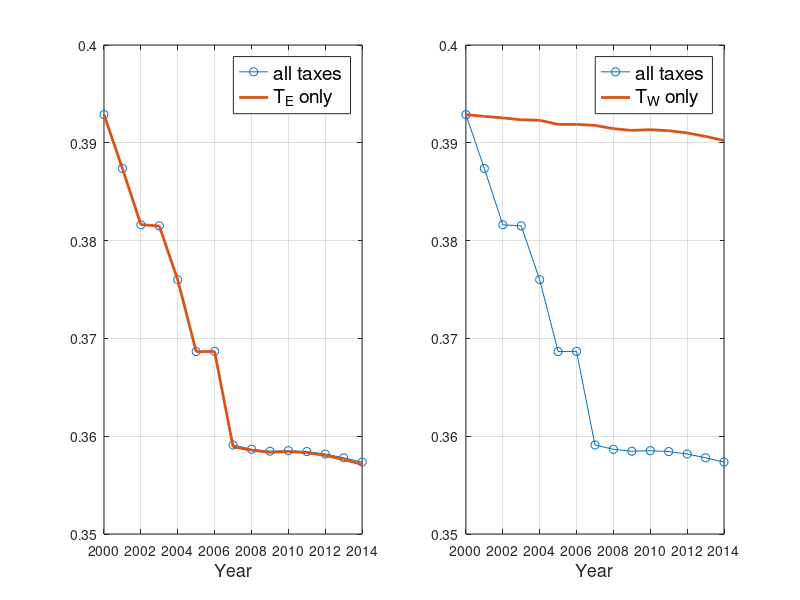

Write MATLAB code to recreate this figure. (Note: this script raises an error after producing the figure.)
%%%%%%%%%%%%%%%%%%%%%%%%%%%%%%%%%%%%%%%%%%%%%%%%%%%%%%%%%%%%%%%%%%%%%%%%%%
% Case benchmark, gamma = 0.97
% see main.m
%%%%%%%%%%%%%%%%%%%%%%%%%%%%%%%%%%%%%%%%%%%%%%%%%%%%%%%%%%%%%%%%%%%%%%%%%%
clear; clc; close all

SaveDir = [pwd '\results\experiments\'];

%% Case benchmark, gamma = 0.97
load gamma097_alltaxes
load gamma097_te_only
load gamma097_tw_only

figure(1)
subplot(1,2,1)
    plot(year_vec,gamma097_alltaxes,'-o',year_vec,gamma097_te_only,'linewidth',2)
    l=legend('all taxes','T_{E} only'); grid on
    set(l,'FontSize',14)
    xlabel('Year','Fontsize',13)
subplot(1,2,2)
    plot(year_vec,gamma097_alltaxes,'-o',year_vec,gamma097_tw_only,'linewidth',2)
    l=legend('all taxes','T_{W} only'); grid on
    set(l,'Fontsize',14)
    xlabel('Year','Fontsize',13)
sgtitle('gamma = 0.97 (baseline)')

print([SaveDir 'alltax_vs_te_gamma097'],'-depsc')


gamma097_alltaxes = gamma097_alltaxes*100;
gamma097_te_only = gamma097_te_only*100;
gamma097_tw_only = gamma097_tw_only*100;

fid=fopen([SaveDir 'sensitivity_gamma097_table.tex'],'w');
fprintf(fid,'\n \\documentclass[12pt]{article}');
fprintf(fid,'\n \\begin{document}');

fprintf(fid,'\n \\begin{table}[h]');
fprintf(fid,'\n \\caption{Decomposing the change in Informality: Benchmark, gamma = 0.97}');
fprintf(fid,'\n \\begin{center}');
fprintf(fid,'\n \\label{results1}');
fprintf(fid,'\n \\begin{tabular}{lccc}');
%fprintf(fid,'\n   \\multicolumn{4}{c}{$\\tau_t$} \\\\');
fprintf(fid,'\n    & 2000 & 2014 & Change \\\\ \\hline');

fprintf(fid,'\n  All taxes &  $%5.2f$ & $%5.2f$ & $%5.2f$ \\\\ ',gamma097_alltaxes(1),gamma097_alltaxes(end),gamma097_alltaxes(end)-gamma097_alltaxes(1));
fprintf(fid,'\n  TE only &  $%5.2f$ & $%5.2f$ & $%5.2f$ \\\\ ',gamma097_te_only(1),gamma097_te_only(end),gamma097_te_only(end)-gamma097_te_only(1));
fprintf(fid,'\n  TW only &  $%5.2f$ & $%5.2f$ & $%5.2f$ \\\\ ',gamma097_tw_only(1),gamma097_tw_only(end),gamma097_tw_only(end)-gamma097_tw_only(1));

fprintf(fid,'\n \\hline');
fprintf(fid,'\n \\end{tabular}');
fprintf(fid,'\n \\end{center}');
fprintf(fid,'\n \\end{table}');

fprintf(fid,'\n \\end{document}');
fclose(fid);

%% Case gamma = 0.8

load gamma_alltaxes
load gamma_te_only
load gamma_tw_only

figure(2)
subplot(1,2,1)
    plot(year_vec,gamma_alltaxes*100,'-o',year_vec,gamma_te_only*100,'linewidth',2)
    l=legend('all taxes','T_{E} only'); grid on
    set(l,'Fontsize',13)
    xlabel('Year','Fontsize',13)
subplot(1,2,2)
    plot(year_vec,gamma_alltaxes*100,'-o',year_vec,gamma_tw_only*100,'linewidth',2)
    l=legend('all taxes','T_{W} only'); grid on
    set(l,'Fontsize',14)
    xlabel('Year','Fontsize',13)
sgtitle('gamma = 0.8')

print([SaveDir 'alltax_vs_te_gamma08'],'-depsc')



gamma_alltaxes = gamma_alltaxes*100;
gamma_te_only = gamma_te_only*100;
gamma_tw_only = gamma_tw_only*100;

fid=fopen([SaveDir 'sensitivity_gamma08_table.tex'],'w');
fprintf(fid,'\n \\documentclass[12pt]{article}');
fprintf(fid,'\n \\begin{document}');

fprintf(fid,'\n \\begin{table}[h]');
fprintf(fid,'\n \\caption{Decomposing the change in Informality: Sensitivity Analysis, gamma = 0.8}');
fprintf(fid,'\n \\begin{center}');
fprintf(fid,'\n \\label{results1}');
fprintf(fid,'\n \\begin{tabular}{lccc}');
%fprintf(fid,'\n   \\multicolumn{4}{c}{$\\tau_t$} \\\\');
fprintf(fid,'\n    & 2000 & 2014 & Change \\\\ \\hline');

fprintf(fid,'\n  All taxes &  $%5.2f$ & $%5.2f$ & $%5.2f$ \\\\ ',gamma_alltaxes(1),gamma_alltaxes(end),gamma_alltaxes(end)-gamma_alltaxes(1));
fprintf(fid,'\n  TE only &  $%5.2f$ & $%5.2f$ & $%5.2f$ \\\\ ',gamma_te_only(1),gamma_te_only(end),gamma_te_only(end)-gamma_te_only(1));
fprintf(fid,'\n  TW only &  $%5.2f$ & $%5.2f$ & $%5.2f$ \\\\ ',gamma_tw_only(1),gamma_tw_only(end),gamma_tw_only(end)-gamma_tw_only(1));

fprintf(fid,'\n \\hline');
fprintf(fid,'\n \\end{tabular}');
fprintf(fid,'\n \\end{center}');
fprintf(fid,'\n \\end{table}');

fprintf(fid,'\n \\end{document}');
fclose(fid);

%% case gamma = 0.5

load gamma1_alltaxes
load gamma1_te_only
load gamma1_tw_only

figure(3)
subplot(1,2,1)
    plot(year_vec,gamma1_alltaxes*100,'-o',year_vec,gamma1_te_only*100,'linewidth',2)
    l=legend('all taxes','T_{E} only'); grid on
    set(l,'Fontsize',14)
    xlabel('Year','Fontsize',13)
subplot(1,2,2)
    plot(year_vec,gamma1_alltaxes*100,'-o',year_vec,gamma1_tw_only*100,'linewidth',2)
    l=legend('all taxes','T_{W} only'); grid on
    set(l,'Fontsize',13)
    xlabel('Year','Fontsize',13)
sgtitle('gamma = 0.5')

print([SaveDir 'alltax_vs_te_gamma05'],'-depsc')


gamma1_alltaxes = gamma1_alltaxes*100;
gamma1_te_only = gamma1_te_only*100;
gamma1_tw_only = gamma1_tw_only*100;

fid=fopen('sensitivity_gamma05_table.tex','w');
fprintf(fid,'\n \\documentclass[12pt]{article}');
fprintf(fid,'\n \\begin{document}');

fprintf(fid,'\n \\begin{table}[h]');
fprintf(fid,'\n \\caption{Decomposing the change in Informality: Sensitivity Analysis, gamma = 0.5}');
fprintf(fid,'\n \\begin{center}');
fprintf(fid,'\n \\label{results1}');
fprintf(fid,'\n \\begin{tabular}{lccc}');
%fprintf(fid,'\n   \\multicolumn{4}{c}{$\\tau_t$} \\\\');
fprintf(fid,'\n    & 2000 & 2014 & Change \\\\ \\hline');

fprintf(fid,'\n  All taxes &  $%5.2f$ & $%5.2f$ & $%5.2f$ \\\\ ',gamma1_alltaxes(1),gamma1_alltaxes(end),gamma1_alltaxes(end)-gamma1_alltaxes(1));
fprintf(fid,'\n  TE only &  $%5.2f$ & $%5.2f$ & $%5.2f$ \\\\ ',gamma1_te_only(1),gamma1_te_only(end),gamma1_te_only(end)-gamma1_te_only(1));
fprintf(fid,'\n  TW only &  $%5.2f$ & $%5.2f$ & $%5.2f$ \\\\ ',gamma1_tw_only(1),gamma1_tw_only(end),gamma1_tw_only(end)-gamma1_tw_only(1));

fprintf(fid,'\n \\hline');
fprintf(fid,'\n \\end{tabular}');
fprintf(fid,'\n \\end{center}');
fprintf(fid,'\n \\end{table}');

fprintf(fid,'\n \\end{document}');
fclose(fid);


%% Yet another figure...

figure(4)
subplot(3,2,1)
plot(year_vec,gamma097_alltaxes,'-o',year_vec,gamma097_te_only,'linewidth',2)
l=legend('all taxes','T_{E} only'); grid on
set(l,'FontSize',14)
xlabel('Year','Fontsize',13)

subplot(3,2,2)
plot(year_vec,gamma097_alltaxes,'-o',year_vec,gamma097_tw_only,'linewidth',2)
l=legend('all taxes','T_{W} only'); grid on
set(l,'Fontsize',14)
xlabel('Year','Fontsize',13)
sgtitle('gamma = 0.97 (baseline)')

subplot(3,2,3)
plot(year_vec,gamma_alltaxes,'-o',year_vec,gamma_te_only,'linewidth',2)
l=legend('all taxes','T_{E} only'); grid on
set(l,'Fontsize',13)
xlabel('Year','Fontsize',13)

subplot(3,2,4)
plot(year_vec,gamma_alltaxes,'-o',year_vec,gamma_tw_only,'linewidth',2)
l=legend('all taxes','T_{W} only'); grid on
set(l,'Fontsize',14)
xlabel('Year','Fontsize',13)
sgtitle('gamma = 0.8')

subplot(3,2,5)
plot(year_vec,gamma1_alltaxes,'-o',year_vec,gamma1_te_only,'linewidth',2)
l=legend('all taxes','T_{E} only'); grid on
set(l,'Fontsize',14)
xlabel('Year','Fontsize',13)

subplot(3,2,6)
plot(year_vec,gamma1_alltaxes,'-o',year_vec,gamma1_tw_only,'linewidth',2)
l=legend('all taxes','T_{W} only'); grid on
set(l,'Fontsize',13)
xlabel('Year','Fontsize',13)
sgtitle('gamma = 0.5')




